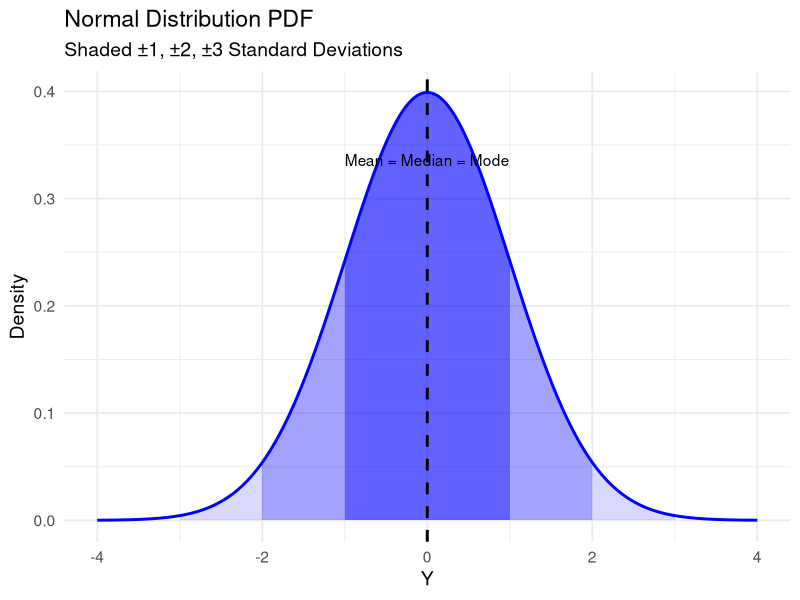
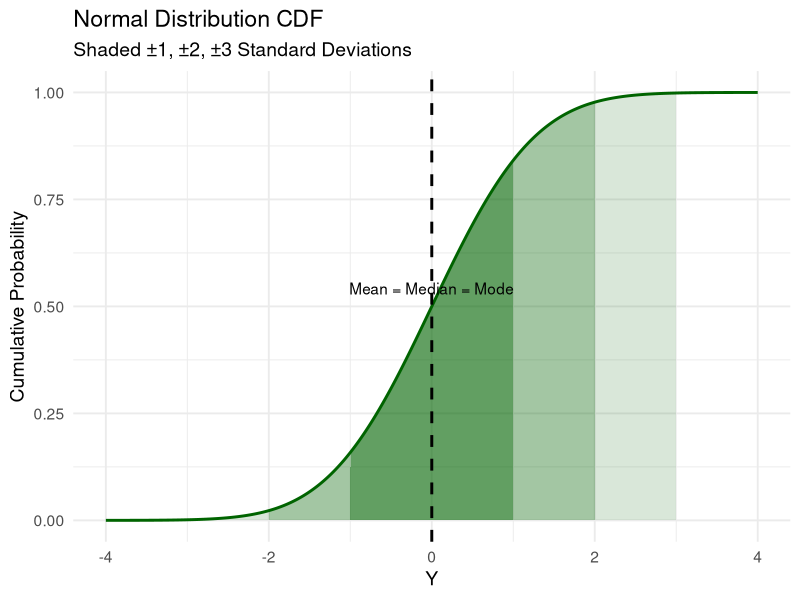

These charts were generated, in order, by the following R code:
## ---- chunk 1
library(ggplot2)
library(dplyr)

# Parameters
mu <- 0       # mean
sigma <- 1    # standard deviation
x <- seq(mu - 4*sigma, mu + 4*sigma, length.out = 1000)

# PDF and CDF values
pdf_vals <- dnorm(x, mean = mu, sd = sigma)
cdf_vals <- pnorm(x, mean = mu, sd = sigma)

df <- data.frame(x = x, pdf = pdf_vals, cdf = cdf_vals)

# Breakpoints for shading regions
bounds <- c(-3, -2, -1, 0, 1, 2, 3) * sigma + mu

pdf_plot <- ggplot(df, aes(x, pdf)) +
  geom_line(color="blue", size=1) +
  # ±1σ
  geom_area(data = subset(df, x >= mu - sigma & x <= mu + sigma),
            aes(y=pdf), fill="blue", alpha=0.4) +
  # ±2σ
  geom_area(data = subset(df, x >= mu - 2*sigma & x <= mu + 2*sigma),
            aes(y=pdf), fill="blue", alpha=0.25) +
  # ±3σ
  geom_area(data = subset(df, x >= mu - 3*sigma & x <= mu + 3*sigma),
            aes(y=pdf), fill="blue", alpha=0.15) +
  geom_vline(xintercept = mu, linetype="dashed", color="black", size=1) +
  labs(title = "Normal Distribution PDF",
       subtitle = "Shaded ±1, ±2, ±3 Standard Deviations",
       x = "Y", y = "Density") +
  annotate("text", x = mu, y = max(df$pdf)*0.8,
           label = "Mean = Median = Mode", vjust = -1, color="black") +
  theme_minimal(base_size=14)

pdf_plot

cdf_plot <- ggplot(df, aes(x, cdf)) +
  geom_line(color="darkgreen", size=1) +
  # ±1σ
  geom_area(data = subset(df, x >= mu - sigma & x <= mu + sigma),
            aes(y=cdf), fill="darkgreen", alpha=0.4) +
  # ±2σ
  geom_area(data = subset(df, x >= mu - 2*sigma & x <= mu + 2*sigma),
            aes(y=cdf), fill="darkgreen", alpha=0.25) +
  # ±3σ
  geom_area(data = subset(df, x >= mu - 3*sigma & x <= mu + 3*sigma),
            aes(y=cdf), fill="darkgreen", alpha=0.15) +
  geom_vline(xintercept = mu, linetype="dashed", color="black", size=1) +
  labs(title = "Normal Distribution CDF",
       subtitle = "Shaded ±1, ±2, ±3 Standard Deviations",
       x = "Y", y = "Cumulative Probability") +
  annotate("text", x = mu, y = 0.5,
           label = "Mean = Median = Mode", vjust = -1, color="black") +
  theme_minimal(base_size=14)

cdf_plot
